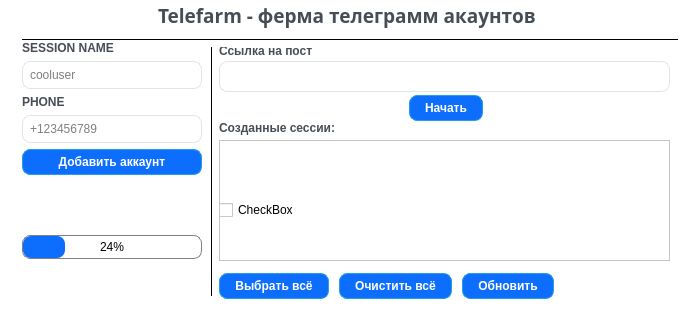
<?xml version="1.0" encoding="UTF-8"?>
<ui version="4.0">
 <class>MainWindow</class>
 <widget class="QMainWindow" name="MainWindow">
  <property name="enabled">
   <bool>true</bool>
  </property>
  <property name="geometry">
   <rect>
    <x>0</x>
    <y>0</y>
    <width>690</width>
    <height>330</height>
   </rect>
  </property>
  <property name="minimumSize">
   <size>
    <width>690</width>
    <height>330</height>
   </size>
  </property>
  <property name="maximumSize">
   <size>
    <width>690</width>
    <height>330</height>
   </size>
  </property>
  <property name="windowTitle">
   <string>MainWindow</string>
  </property>
  <property name="styleSheet">
   <string notr="true">QWidget {
  background-color: #fff;
}

QLabel {
  color: #464d55;
  font-weight: 600;
}
QLabel#heading {
  color: #0f1925;
  font-size: 18px;
  margin-bottom: 5px;
}

QLabel#subheading {
  color: #0f1925;
  font-size: 12px;
  font-weight: normal;
  margin-bottom: 10px;
}

QLineEdit {
  border-radius: 8px;
  border: 1px solid #e0e4e7;
  padding: 5px 5px;
}

QLineEdit:focus {
	border: 1px solid #d0e3ff;
}

QLineEdit::placeholder {
  color: #767e89;
}

QPushButton {
  background-color: #0d6efd;
  color: #fff;
  font-weight: 600;
  border-radius: 8px;
  border: 1px solid #24A1DE;
  padding: 5px 15px;
  outline: 0px;
}

QPushButton:hover,
QPushButton:focus {
  background-color: #0b5ed7;
  border: 1px solid #9ac3fe;
}

QProgressBar {
    border: 1px solid grey;
    border-radius: 8px;
	text-align: center;
}

QProgressBar::chunk {
	background-color: #0d6efd;
	border-radius: 8px;
}

QScrollBar:horizontal {
	border: none;
	background-color: #fff;
	width: 2px;
}

QScrollBar::handle:horizontal {
	background-color: #24A1DE;
}

QScrollBar::add-line:horizontal,
QScrollBar::sub-line:horizontal {
	width: 0px;
    subcontrol-origin: margin;
}

QScrollArea {
	border-color: grey;
}
</string>
  </property>
  <widget class="QWidget" name="centralwidget">
   <widget class="QStackedWidget" name="stackedWidget">
    <property name="geometry">
     <rect>
      <x>11</x>
      <y>20</y>
      <width>671</width>
      <height>287</height>
     </rect>
    </property>
    <property name="currentIndex">
     <number>0</number>
    </property>
    <widget class="QWidget" name="main_page">
     <widget class="Line" name="line">
      <property name="geometry">
       <rect>
        <x>198</x>
        <y>21</y>
        <width>5</width>
        <height>255</height>
       </rect>
      </property>
      <property name="minimumSize">
       <size>
        <width>0</width>
        <height>0</height>
       </size>
      </property>
      <property name="maximumSize">
       <size>
        <width>5</width>
        <height>16777215</height>
       </size>
      </property>
      <property name="frameShadow">
       <enum>QFrame::Plain</enum>
      </property>
      <property name="lineWidth">
       <number>1</number>
      </property>
      <property name="orientation">
       <enum>Qt::Vertical</enum>
      </property>
     </widget>
     <widget class="QWidget" name="widget_2" native="true">
      <property name="geometry">
       <rect>
        <x>208</x>
        <y>21</y>
        <width>459</width>
        <height>90</height>
       </rect>
      </property>
      <property name="minimumSize">
       <size>
        <width>450</width>
        <height>90</height>
       </size>
      </property>
      <property name="maximumSize">
       <size>
        <width>16777215</width>
        <height>90</height>
       </size>
      </property>
      <widget class="QLabel" name="label_6">
       <property name="geometry">
        <rect>
         <x>0</x>
         <y>0</y>
         <width>111</width>
         <height>20</height>
        </rect>
       </property>
       <property name="maximumSize">
        <size>
         <width>16777215</width>
         <height>20</height>
        </size>
       </property>
       <property name="text">
        <string>Ссылка на пост</string>
       </property>
      </widget>
      <widget class="QLineEdit" name="post_link_edit">
       <property name="geometry">
        <rect>
         <x>0</x>
         <y>20</y>
         <width>451</width>
         <height>31</height>
        </rect>
       </property>
       <property name="minimumSize">
        <size>
         <width>430</width>
         <height>0</height>
        </size>
       </property>
      </widget>
      <widget class="QWidget" name="layoutWidget">
       <property name="geometry">
        <rect>
         <x>1</x>
         <y>52</y>
         <width>451</width>
         <height>31</height>
        </rect>
       </property>
       <layout class="QHBoxLayout" name="horizontalLayout_2">
        <item>
         <spacer name="horizontalSpacer_3">
          <property name="orientation">
           <enum>Qt::Horizontal</enum>
          </property>
          <property name="sizeHint" stdset="0">
           <size>
            <width>40</width>
            <height>13</height>
           </size>
          </property>
         </spacer>
        </item>
        <item>
         <widget class="QPushButton" name="start_btn">
          <property name="text">
           <string>Начать</string>
          </property>
          <property name="checkable">
           <bool>false</bool>
          </property>
          <property name="autoExclusive">
           <bool>false</bool>
          </property>
         </widget>
        </item>
        <item>
         <spacer name="horizontalSpacer_4">
          <property name="orientation">
           <enum>Qt::Horizontal</enum>
          </property>
          <property name="sizeHint" stdset="0">
           <size>
            <width>40</width>
            <height>13</height>
           </size>
          </property>
         </spacer>
        </item>
       </layout>
      </widget>
     </widget>
     <widget class="Line" name="line_2">
      <property name="geometry">
       <rect>
        <x>11</x>
        <y>11</y>
        <width>656</width>
        <height>16</height>
       </rect>
      </property>
      <property name="minimumSize">
       <size>
        <width>0</width>
        <height>0</height>
       </size>
      </property>
      <property name="frameShadow">
       <enum>QFrame::Plain</enum>
      </property>
      <property name="orientation">
       <enum>Qt::Horizontal</enum>
      </property>
     </widget>
     <widget class="QWidget" name="widget" native="true">
      <property name="geometry">
       <rect>
        <x>11</x>
        <y>21</y>
        <width>180</width>
        <height>218</height>
       </rect>
      </property>
      <property name="minimumSize">
       <size>
        <width>180</width>
        <height>0</height>
       </size>
      </property>
      <layout class="QGridLayout" name="gridLayout_4">
       <property name="leftMargin">
        <number>0</number>
       </property>
       <property name="topMargin">
        <number>0</number>
       </property>
       <property name="rightMargin">
        <number>0</number>
       </property>
       <property name="bottomMargin">
        <number>0</number>
       </property>
       <property name="horizontalSpacing">
        <number>0</number>
       </property>
       <item row="0" column="0" colspan="2">
        <widget class="QLabel" name="label_4">
         <property name="text">
          <string>SESSION NAME</string>
         </property>
        </widget>
       </item>
       <item row="4" column="0" colspan="2">
        <widget class="QPushButton" name="addAccount_btn">
         <property name="minimumSize">
          <size>
           <width>170</width>
           <height>0</height>
          </size>
         </property>
         <property name="maximumSize">
          <size>
           <width>200</width>
           <height>16777215</height>
          </size>
         </property>
         <property name="text">
          <string>Добавить аккаунт</string>
         </property>
         <property name="checkable">
          <bool>false</bool>
         </property>
         <property name="autoExclusive">
          <bool>false</bool>
         </property>
        </widget>
       </item>
       <item row="1" column="0" colspan="2">
        <widget class="QLineEdit" name="LOGIN_edit">
         <property name="minimumSize">
          <size>
           <width>170</width>
           <height>0</height>
          </size>
         </property>
         <property name="maximumSize">
          <size>
           <width>200</width>
           <height>16777215</height>
          </size>
         </property>
         <property name="placeholderText">
          <string>cooluser</string>
         </property>
        </widget>
       </item>
       <item row="3" column="0" colspan="2">
        <widget class="QLineEdit" name="PHONE_edit">
         <property name="minimumSize">
          <size>
           <width>170</width>
           <height>0</height>
          </size>
         </property>
         <property name="maximumSize">
          <size>
           <width>200</width>
           <height>16777215</height>
          </size>
         </property>
         <property name="placeholderText">
          <string>+123456789</string>
         </property>
        </widget>
       </item>
       <item row="5" column="1">
        <spacer name="verticalSpacer_2">
         <property name="orientation">
          <enum>Qt::Vertical</enum>
         </property>
         <property name="sizeHint" stdset="0">
          <size>
           <width>20</width>
           <height>87</height>
          </size>
         </property>
        </spacer>
       </item>
       <item row="2" column="0" colspan="2">
        <widget class="QLabel" name="label_5">
         <property name="text">
          <string>PHONE</string>
         </property>
        </widget>
       </item>
       <item row="6" column="1">
        <widget class="QProgressBar" name="progressBar">
         <property name="enabled">
          <bool>true</bool>
         </property>
         <property name="value">
          <number>24</number>
         </property>
         <property name="alignment">
          <set>Qt::AlignCenter</set>
         </property>
         <property name="textVisible">
          <bool>true</bool>
         </property>
        </widget>
       </item>
      </layout>
     </widget>
     <widget class="QScrollArea" name="scroll">
      <property name="geometry">
       <rect>
        <x>208</x>
        <y>120</y>
        <width>451</width>
        <height>121</height>
       </rect>
      </property>
      <property name="verticalScrollBarPolicy">
       <enum>Qt::ScrollBarAlwaysOn</enum>
      </property>
      <property name="horizontalScrollBarPolicy">
       <enum>Qt::ScrollBarAlwaysOff</enum>
      </property>
      <property name="widgetResizable">
       <bool>true</bool>
      </property>
      <widget class="QWidget" name="container">
       <property name="geometry">
        <rect>
         <x>0</x>
         <y>0</y>
         <width>428</width>
         <height>119</height>
        </rect>
       </property>
       <widget class="QWidget" name="verticalLayoutWidget">
        <property name="geometry">
         <rect>
          <x>-1</x>
          <y>19</y>
          <width>431</width>
          <height>101</height>
         </rect>
        </property>
        <layout class="QVBoxLayout" name="check_layout">
         <item>
          <widget class="QCheckBox" name="checkBox">
           <property name="text">
            <string>CheckBox</string>
           </property>
          </widget>
         </item>
        </layout>
       </widget>
      </widget>
     </widget>
     <widget class="QLabel" name="label_9">
      <property name="geometry">
       <rect>
        <x>208</x>
        <y>100</y>
        <width>131</width>
        <height>16</height>
       </rect>
      </property>
      <property name="maximumSize">
       <size>
        <width>16777215</width>
        <height>20</height>
       </size>
      </property>
      <property name="text">
       <string>Созданные сессии:</string>
      </property>
     </widget>
     <widget class="QWidget" name="layoutWidget">
      <property name="geometry">
       <rect>
        <x>208</x>
        <y>246</y>
        <width>451</width>
        <height>40</height>
       </rect>
      </property>
      <layout class="QHBoxLayout" name="horizontalLayout_3">
       <property name="spacing">
        <number>10</number>
       </property>
       <property name="sizeConstraint">
        <enum>QLayout::SetMinimumSize</enum>
       </property>
       <item>
        <widget class="QPushButton" name="selectAll_btn">
         <property name="text">
          <string>Выбрать всё</string>
         </property>
         <property name="checkable">
          <bool>true</bool>
         </property>
         <property name="autoExclusive">
          <bool>true</bool>
         </property>
        </widget>
       </item>
       <item>
        <widget class="QPushButton" name="clearAll_btn">
         <property name="text">
          <string>Очистить всё</string>
         </property>
         <property name="checkable">
          <bool>true</bool>
         </property>
         <property name="autoExclusive">
          <bool>true</bool>
         </property>
        </widget>
       </item>
       <item>
        <widget class="QPushButton" name="reload_btn">
         <property name="text">
          <string>Обновить</string>
         </property>
         <property name="checkable">
          <bool>true</bool>
         </property>
         <property name="autoExclusive">
          <bool>true</bool>
         </property>
        </widget>
       </item>
       <item>
        <spacer name="horizontalSpacer_5">
         <property name="orientation">
          <enum>Qt::Horizontal</enum>
         </property>
         <property name="sizeHint" stdset="0">
          <size>
           <width>40</width>
           <height>20</height>
          </size>
         </property>
        </spacer>
       </item>
      </layout>
     </widget>
    </widget>
    <widget class="QWidget" name="accountList_page">
     <widget class="QLabel" name="label_8">
      <property name="geometry">
       <rect>
        <x>220</x>
        <y>50</y>
        <width>52</width>
        <height>14</height>
       </rect>
      </property>
      <property name="text">
       <string>Список</string>
      </property>
     </widget>
    </widget>
    <widget class="QWidget" name="help_page">
     <widget class="QLabel" name="label_7">
      <property name="geometry">
       <rect>
        <x>10</x>
        <y>0</y>
        <width>399</width>
        <height>26</height>
       </rect>
      </property>
      <property name="font">
       <font>
        <family>JetBrains Mono</family>
        <pointsize>14</pointsize>
        <weight>75</weight>
        <bold>true</bold>
       </font>
      </property>
      <property name="text">
       <string>Как добавить аккаунт?</string>
      </property>
     </widget>
    </widget>
   </widget>
   <widget class="QWidget" name="layoutWidget">
    <property name="geometry">
     <rect>
      <x>21</x>
      <y>0</y>
      <width>651</width>
      <height>30</height>
     </rect>
    </property>
    <layout class="QHBoxLayout" name="horizontalLayout">
     <item>
      <spacer name="horizontalSpacer">
       <property name="orientation">
        <enum>Qt::Horizontal</enum>
       </property>
       <property name="sizeHint" stdset="0">
        <size>
         <width>40</width>
         <height>20</height>
        </size>
       </property>
      </spacer>
     </item>
     <item>
      <widget class="QLabel" name="label">
       <property name="minimumSize">
        <size>
         <width>50</width>
         <height>0</height>
        </size>
       </property>
       <property name="maximumSize">
        <size>
         <width>16777215</width>
         <height>50</height>
        </size>
       </property>
       <property name="font">
        <font>
         <family>JetBrains Mono</family>
         <pointsize>14</pointsize>
         <weight>75</weight>
         <bold>true</bold>
        </font>
       </property>
       <property name="text">
        <string>Telefarm - ферма телеграмм акаунтов</string>
       </property>
      </widget>
     </item>
     <item>
      <spacer name="horizontalSpacer_2">
       <property name="minimumSize">
        <size>
         <width>50</width>
         <height>0</height>
        </size>
       </property>
       <property name="orientation">
        <enum>Qt::Horizontal</enum>
       </property>
       <property name="sizeHint" stdset="0">
        <size>
         <width>40</width>
         <height>20</height>
        </size>
       </property>
      </spacer>
     </item>
    </layout>
   </widget>
  </widget>
 </widget>
 <resources/>
 <connections>
  <connection>
   <sender>LOGIN_edit</sender>
   <signal>returnPressed()</signal>
   <receiver>PHONE_edit</receiver>
   <slot>setFocus()</slot>
   <hints>
    <hint type="sourcelabel">
     <x>122</x>
     <y>88</y>
    </hint>
    <hint type="destinationlabel">
     <x>124</x>
     <y>148</y>
    </hint>
   </hints>
  </connection>
  <connection>
   <sender>PHONE_edit</sender>
   <signal>returnPressed()</signal>
   <receiver>addAccount_btn</receiver>
   <slot>click()</slot>
   <hints>
    <hint type="sourcelabel">
     <x>157</x>
     <y>145</y>
    </hint>
    <hint type="destinationlabel">
     <x>154</x>
     <y>181</y>
    </hint>
   </hints>
  </connection>
  <connection>
   <sender>post_link_edit</sender>
   <signal>returnPressed()</signal>
   <receiver>start_btn</receiver>
   <slot>click()</slot>
   <hints>
    <hint type="sourcelabel">
     <x>533</x>
     <y>91</y>
    </hint>
    <hint type="destinationlabel">
     <x>475</x>
     <y>125</y>
    </hint>
   </hints>
  </connection>
 </connections>
</ui>
